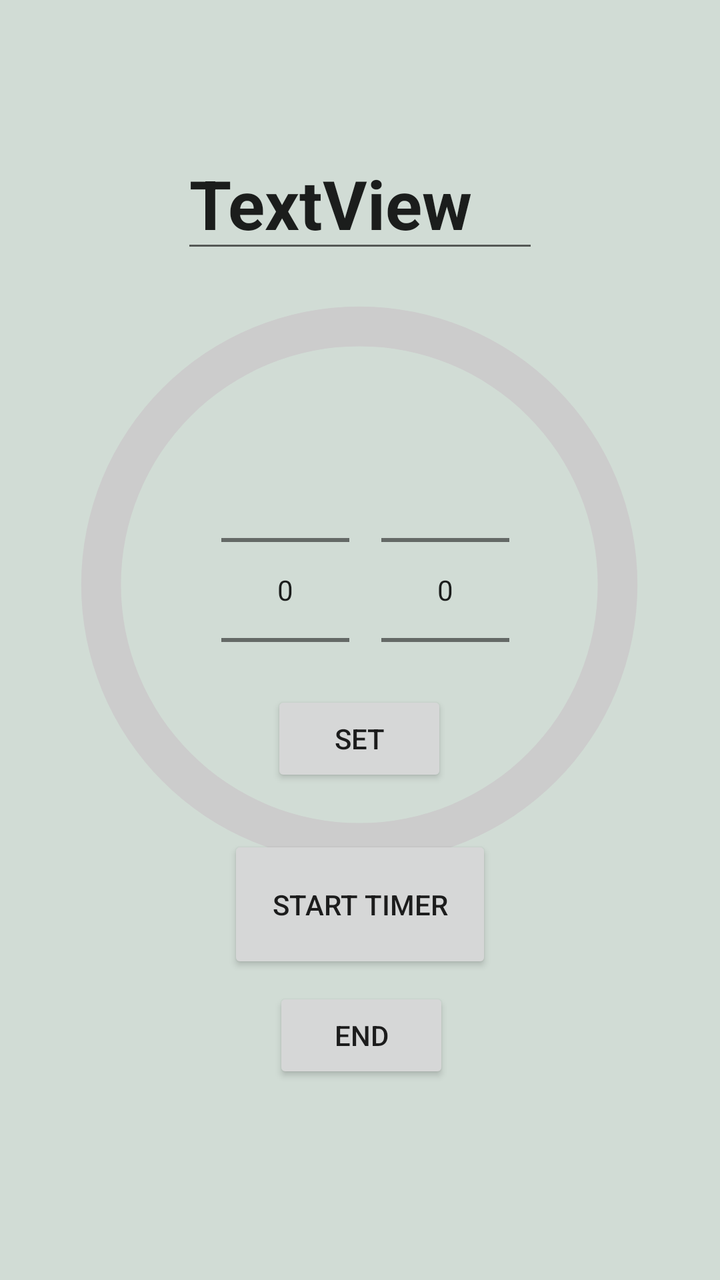
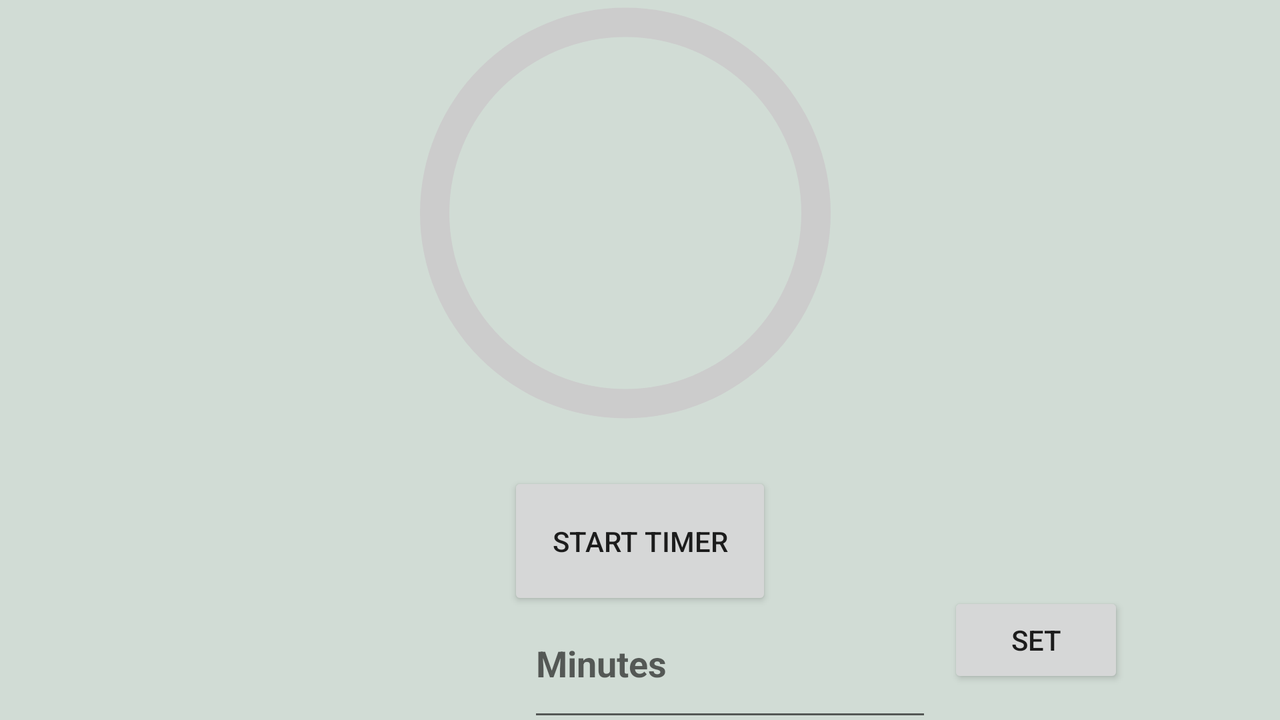

Two renders of one Android screen. The first uses the default layout on a phone; the second uses the alternative layout the repository ships for a different screen configuration, on a matching device. The two XML files are below.
<!-- AndroidManifest.xml: application theme Theme.MADAssignment -->
<!-- res/layout/activity_timer.xml -->
<?xml version="1.0" encoding="utf-8"?>
<androidx.constraintlayout.widget.ConstraintLayout xmlns:android="http://schemas.android.com/apk/res/android"
    xmlns:app="http://schemas.android.com/apk/res-auto"
    xmlns:tools="http://schemas.android.com/tools"
    android:layout_width="match_parent"
    android:layout_height="match_parent"
    android:background="#D1DCD5"
    android:scrollbarSize="60dp"
    tools:context=".timer">

    <Button
        android:id="@+id/timerbttn"
        android:layout_width="132dp"
        android:layout_height="69dp"
        android:layout_marginBottom="7dp"
        android:text="Start timer"
        app:layout_constraintBottom_toTopOf="@+id/timerend"
        app:layout_constraintEnd_toEndOf="parent"
        app:layout_constraintStart_toStartOf="parent"
        app:layout_constraintTop_toBottomOf="@+id/progressBar" />

    <TextView
        android:id="@+id/textView"
        android:layout_width="wrap_content"
        android:layout_height="wrap_content"
        android:textAlignment="center"
        android:textAllCaps="false"
        android:textColor="#E91E63"
        android:textSize="60sp"
        app:layout_constraintBottom_toBottomOf="@+id/progressBar"
        app:layout_constraintEnd_toEndOf="@+id/progressBar"
        app:layout_constraintStart_toStartOf="@+id/progressBar"
        app:layout_constraintTop_toTopOf="@+id/progressBar" />

    <Button
        android:id="@+id/button_set"
        android:layout_width="wrap_content"
        android:layout_height="wrap_content"
        android:layout_marginBottom="48dp"
        android:text="SET"
        app:layout_constraintBottom_toBottomOf="@+id/progressBar"
        app:layout_constraintEnd_toEndOf="@+id/progressBar"
        app:layout_constraintStart_toStartOf="@+id/progressBar" />

    <ProgressBar
        android:id="@+id/progressBar"
        style="?android:attr/progressBarStyleHorizontal"
        android:layout_width="298dp"
        android:layout_height="298dp"
        android:layout_margin="16dp"
        android:layout_marginStart="16dp"
        android:layout_marginTop="8dp"
        android:layout_marginEnd="16dp"
        android:backgroundTint="#813232"
        android:indeterminate="false"
        android:max="100"
        android:progress="100"
        android:progressDrawable="@drawable/circular_progress_bar"
        app:layout_constraintBottom_toBottomOf="parent"
        app:layout_constraintEnd_toEndOf="parent"
        app:layout_constraintHorizontal_bias="0.493"
        app:layout_constraintStart_toStartOf="parent"
        app:layout_constraintTop_toTopOf="parent"
        app:layout_constraintVertical_bias="0.411" />

    <EditText
        android:id="@+id/timertitle"
        android:layout_width="wrap_content"
        android:layout_height="wrap_content"
        android:layout_marginBottom="12dp"
        android:hint="Task Name"
        android:text="TextView"
        android:textSize="34sp"
        android:textStyle="bold"
        app:layout_constraintBottom_toTopOf="@id/progressBar"
        app:layout_constraintEnd_toEndOf="parent"
        app:layout_constraintStart_toStartOf="parent" />

    <Button
        android:id="@+id/timerend"
        android:layout_width="wrap_content"
        android:layout_height="wrap_content"
        android:layout_marginStart="162dp"
        android:layout_marginEnd="161dp"
        android:layout_marginBottom="122dp"
        android:text="End"
        app:layout_constraintBottom_toBottomOf="parent"
        app:layout_constraintEnd_toEndOf="parent"
        app:layout_constraintStart_toStartOf="parent"
        app:layout_constraintTop_toBottomOf="@+id/timerbttn" />

    <NumberPicker
        android:id="@+id/minpicker"
        android:layout_width="wrap_content"
        android:layout_height="wrap_content"
        android:layout_gravity="center"
        android:layout_marginStart="16dp"
        android:layout_marginTop="136dp"
        android:descendantFocusability="blocksDescendants"
        app:layout_constraintStart_toEndOf="@+id/hourpicker"
        app:layout_constraintTop_toTopOf="@+id/timertitle" />

    <NumberPicker
        android:id="@+id/hourpicker"
        android:layout_width="wrap_content"
        android:layout_height="wrap_content"
        android:layout_gravity="center"
        android:layout_marginStart="80dp"
        android:layout_marginTop="136dp"
        android:autofillHints="hour"
        android:descendantFocusability="blocksDescendants"
        app:layout_constraintStart_toStartOf="@+id/progressBar"
        app:layout_constraintTop_toTopOf="@+id/timertitle" />


</androidx.constraintlayout.widget.ConstraintLayout>
<!-- resources referenced by this layout -->
<resources>
  <!-- drawable circular_progress_bar (drawable) -->
  <?xml version="1.0" encoding="utf-8"?>
  <rotate xmlns:android="http://schemas.android.com/apk/res/android"
      android:fromDegrees="270"
      android:toDegrees="270">
  
      <shape
          android:innerRadiusRatio="2.5"
          android:shape="ring"
          android:thicknessRatio="15.0">
  
          <solid android:color="#CCCCCC" />
  
      </shape>
  </rotate>
  <!-- from res/values-v23/ -->
  <style name="Theme.MADAssignment" parent="Base.Theme.MADAssignment">
          
          <item name="android:navigationBarColor">@android:color/transparent</item>
          <item name="android:statusBarColor">@android:color/transparent</item>
          <item name="android:windowLightStatusBar">?attr/isLightTheme</item>
      </style>
  <style name="Base.Theme.MADAssignment" parent="Theme.MaterialComponents.DayNight.NoActionBar">
  
      </style>
</resources>
<!-- res/layout-land/activity_timer.xml (the author's variant of the layout above) -->
<!-- drawn on the phone turned sideways -->
<?xml version="1.0" encoding="utf-8"?>
<androidx.constraintlayout.widget.ConstraintLayout xmlns:android="http://schemas.android.com/apk/res/android"
    xmlns:app="http://schemas.android.com/apk/res-auto"
    xmlns:tools="http://schemas.android.com/tools"
    android:layout_width="match_parent"
    android:layout_height="match_parent"
    android:background="#D1DCD5"
    android:scrollbarSize="60dp"
    tools:context=".timer">

    <Button
        android:id="@+id/timerbttn"
        android:layout_width="132dp"
        android:layout_height="69dp"
        android:layout_marginStart="16dp"
        android:layout_marginTop="23dp"
        android:layout_marginEnd="16dp"
        android:text="Start timer"
        app:layout_constraintEnd_toEndOf="parent"
        app:layout_constraintStart_toStartOf="parent"
        app:layout_constraintTop_toBottomOf="@+id/progressBar" />

    <TextView
        android:id="@+id/textView"
        android:layout_width="wrap_content"
        android:layout_height="wrap_content"
        android:textAlignment="center"
        android:textAllCaps="false"
        android:textColor="#E91E63"
        android:textSize="60sp"
        app:layout_constraintBottom_toBottomOf="@+id/progressBar"
        app:layout_constraintEnd_toEndOf="@+id/progressBar"
        app:layout_constraintStart_toStartOf="@+id/progressBar"
        app:layout_constraintTop_toTopOf="@+id/progressBar" />

    <EditText
        android:id="@+id/settimer"
        android:layout_width="202dp"
        android:layout_height="71dp"
        android:layout_marginStart="264dp"
        android:layout_marginTop="11dp"
        android:layout_marginBottom="16dp"
        android:ems="10"
        android:hint="Minutes"
        android:inputType="number"
        android:maxLength="4"
        android:textStyle="bold"
        app:layout_constraintBottom_toBottomOf="parent"
        app:layout_constraintStart_toStartOf="parent"
        app:layout_constraintTop_toBottomOf="@+id/timerbttn" />

    <Button
        android:id="@+id/button_set"
        android:layout_width="wrap_content"
        android:layout_height="wrap_content"
        android:layout_marginStart="8dp"
        android:layout_marginBottom="16dp"
        android:text="SET"
        app:layout_constraintBottom_toBottomOf="parent"
        app:layout_constraintStart_toEndOf="@+id/settimer" />

    <ProgressBar
        android:id="@+id/progressBar"
        style="?android:attr/progressBarStyleHorizontal"
        android:layout_width="220dp"
        android:layout_height="213dp"
        android:layout_marginStart="16dp"
        android:layout_marginEnd="16dp"
        android:layout_marginBottom="23dp"
        android:backgroundTint="#813232"
        android:indeterminate="false"
        android:max="100"
        android:progress="100"
        android:progressDrawable="@drawable/circular_progress_bar"
        app:layout_constraintBottom_toTopOf="@+id/timerbttn"
        app:layout_constraintEnd_toEndOf="parent"
        app:layout_constraintHorizontal_bias="0.481"
        app:layout_constraintStart_toStartOf="parent"
        app:layout_constraintTop_toTopOf="parent"
        app:layout_constraintVertical_bias="1.0" />

</androidx.constraintlayout.widget.ConstraintLayout>
